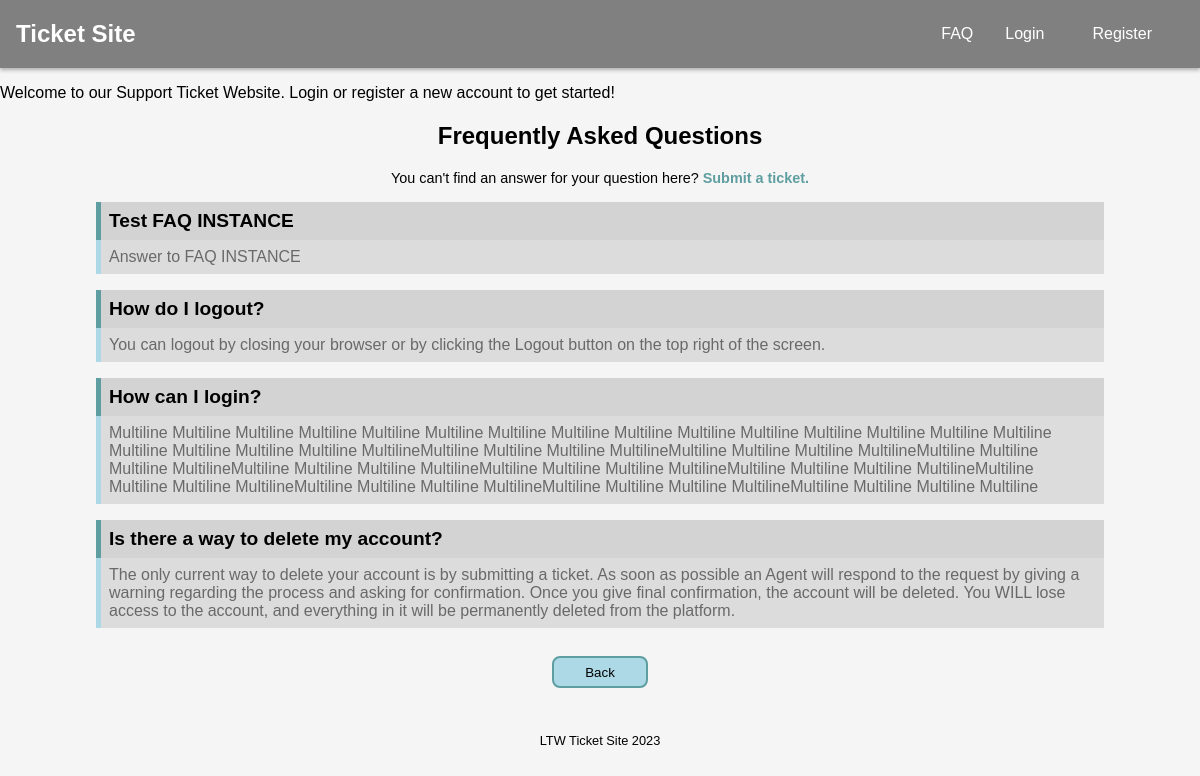
The app's page /pages/faq.php, older data.
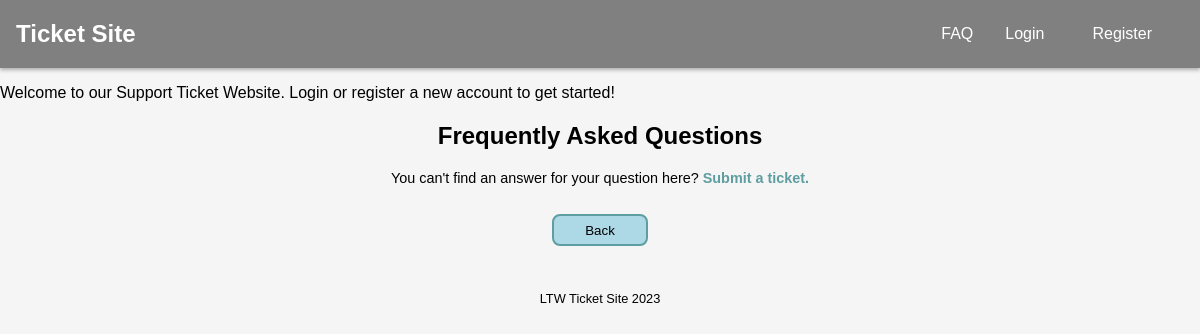
The same page, newer data.
### tables this page shows
CREATE TABLE faq (
    id INTEGER PRIMARY KEY AUTOINCREMENT,
    question TEXT NOT NULL,
    answer TEXT NOT NULL
);

### pages/faq.php (called while the page is built, shortened)
<?php
require_once('../utils/session.php');
$session = new Session();
$db = getDataBaseConnection();
require_once('../templates/common.tpl.php');
require_once('../templates/faq.tpl.php');
require_once('../database/classes/faq.class.php');
$faqs = FAQ::getAllFAQ($db);
drawHeader($session);
drawFAQ($faqs);
drawButton('Back', '../pages');
drawFooter();
?>

### utils/session.php (called while the page is built, shortened)
<?php
    class Session {
        public function isLoggedIn() : bool {
            return isset($_SESSION['id']);
        }
    }

### database/classes/faq.class.php (called while the page is built, shortened)
<?php
    class FAQ {
        public function __construct(int $id, string $question, string $answer){
            $this->question = $question;
            $this->answer = $answer;
        }
        static function getAllFAQ(PDO $db) : array {
            $stmt = $db->prepare('SELECT * FROM faq');
            $stmt->execute();
            $faqs = array();
            while($faq = $stmt->fetch()){
                $faqs[] = new FAQ($faq['id'], $faq['question'], $faq['answer']);
            }
            return $faqs;
        }
    }
?>

### templates/faq.tpl.php (the view, shortened to what this page needs)
<?php function drawFAQ(array $faqs) { ?>
    <div class="faq_section">
        <h2>Frequently Asked Questions</h2>
        <p>You can't find an answer for your question here? <a href="../pages/ticketsubmission.php">Submit a ticket.</a></p>
        <dl>
            <?php foreach($faqs as $faq) { ?>
                <dt><?=$faq->question?></dt>
                <dd><?=$faq->answer?></dd>
            <?php } ?>
        </dl>
    </div>
<?php } ?>

### templates/common.tpl.php (shortened to what this page needs)
<?php function drawHeader(Session $session) { ?>
<!DOCTYPE html>
<html lang="en-US">
    <head>
        <link rel="stylesheet" href="../css/style.css">
    </head>
    <body>
        <header>
            <nav>
                <h1><a href="../pages/">Ticket Site</a></h1>
                <div id="nav_buttons">
                    <p><a href="../pages/faq.php">FAQ</a></p>
                    <?php
                        if($session->isLoggedIn()) drawLoggedIn();
                        else drawLoggedOff();
                    ?>
<?php } ?>
<?php function drawLoggedOff() { ?>
            <p><a href="../pages/login.php">Login</a><p>
            <p><a href="../pages/register.php">Register</a><p>
        </div>
    </nav>
</header>
<main>
    <p>Welcome to our Support Ticket Website. Login or register a new account to get started!</p>
<?php } ?>
<?php function drawFooter() { ?>
        </main>
        <footer>
            LTW Ticket Site 2023
        </footer>
    </body>
</html>
<?php } ?>
<?php function drawButton(string $text, string $path) { ?>
<button class="special"><a href="<?=$path?>"><?=$text?></a></button>
<?php } ?>

### css/style.css (style rules this page uses)
body { font-family: Arial, Helvetica, sans-serif; background-color: whitesmoke; margin: 0; padding: 0; }
header { background-color: grey; display: grid; box-shadow: 0 2px 4px rgba(0, 0, 0, 0.3); }
nav { display: flex; justify-content: space-between; align-items: center; }
nav h1 a { text-decoration: none; color: white; margin-left: 1rem; }
#nav_buttons { display: flex; align-items: center; }
#nav_buttons * { text-decoration: none; color: white; margin-right: 1em; }
footer { position: relative; top: 1em; font-size: 0.8rem; width: 100%; text-align: center; margin-bottom: 1rem; }
button.special { width: 8%; height: 2rem; margin: auto; margin-top: 1.8rem; margin-bottom: 2rem; background-color: lightblue; border-radius: 0.6em; border: 2px solid cadetblue; display: flex; justify-content: center; }
button.special a { display: flex; justify-content: center; align-items: center; text-decoration: none; color: black; width: 100%; height: 100%; }
.faq_section h2 { text-align: center; }
.faq_section p { font-size: 0.9rem; text-align: center; }
.faq_section p a { font-weight: bold; color:cadetblue; text-decoration: none; }
.faq_section dl dt { font-weight: bold; font-size: 1.2rem; background-color: lightgrey; padding: 0.5rem; border-left: 5px solid cadetblue; margin: 1rem 6rem 0; }
.faq_section dl dd { color: dimgray; background-color: gainsboro; padding: 0.5rem; border-left: 5px solid lightblue; margin: 0 6rem 1rem; }

Row changes from the older to the newer data that the page shows:
removed faq: question "Test FAQ INSTANCE", answer "Answer to FAQ INSTANCE"
removed faq: question "How do I logout?", answer "You can logout by closing your browser or by clicking the Logout button on the top right of the screen."
removed faq: question "How can I login?", answer "Multiline Multiline Multiline Multiline Multiline Multiline Multiline Multiline Multiline Multiline Multiline Multiline Multiline Multiline Multiline Multiline Multiline Multiline Multiline MultilineMultiline Multiline Multiline MultilineMultiline Multiline Multiline MultilineMultiline Multiline Multiline MultilineMultiline Multiline Multiline MultilineMultiline Multiline Multiline MultilineMultiline Multiline Multiline MultilineMultiline Multiline Multiline MultilineMultiline Multiline Multiline MultilineMultiline Multiline Multiline MultilineMultiline Multiline Multiline Multiline"
removed faq: question "Is there a way to delete my account?", answer "The only current way to delete your account is by submitting a ticket. As soon as possible an Agent will respond to the request by giving a warning regarding the process and asking for confirmation. Once you give final confirmation, the account will be deleted. You WILL lose access to the account, and everything in it will be permanently deleted from the platform."
